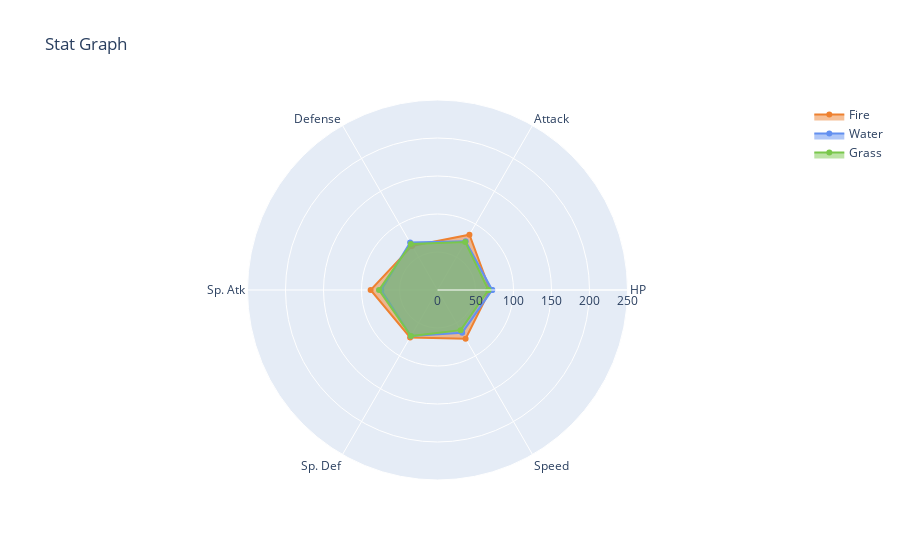

The cell this chart's notebook holds for it:
### Code cell
fire = plot_stats('Fire')
water = plot_stats('Water')
grass = plot_stats('Grass')

go.Figure(data=[fire, water, grass], layout=layout)

### Figure 1 — Plotly figure (JSON) as saved in the notebook; plotly's stock layout.template omitted (floating-point values rounded to 4 significant figures)
{"data": [{"fill": "toself", "marker": {"color": "#EE8130"}, "name": "Fire", "r": [69, 84, 67, 88, 72, 74, 69], "theta": ["HP", "Attack", "Defense", "Sp. Atk", "Sp. Def", "Speed", "HP"], "type": "scatterpolar"}, {"fill": "toself", "marker": {"color": "#6390F0"}, "name": "Water", "r": [72, 74, 72, 74, 70, 65, 72], "theta": ["HP", "Attack", "Defense", "Sp. Atk", "Sp. Def", "Speed", "HP"], "type": "scatterpolar"}, {"fill": "toself", "marker": {"color": "#7AC74C"}, "name": "Grass", "r": [67, 73, 70, 77, 70, 61, 67], "theta": ["HP", "Attack", "Defense", "Sp. Atk", "Sp. Def", "Speed", "HP"], "type": "scatterpolar"}], "layout": {"polar": {"radialaxis": {"range": [0, 250], "visible": true}}, "showlegend": true, "title": {"text": "Stat Graph"}}}
